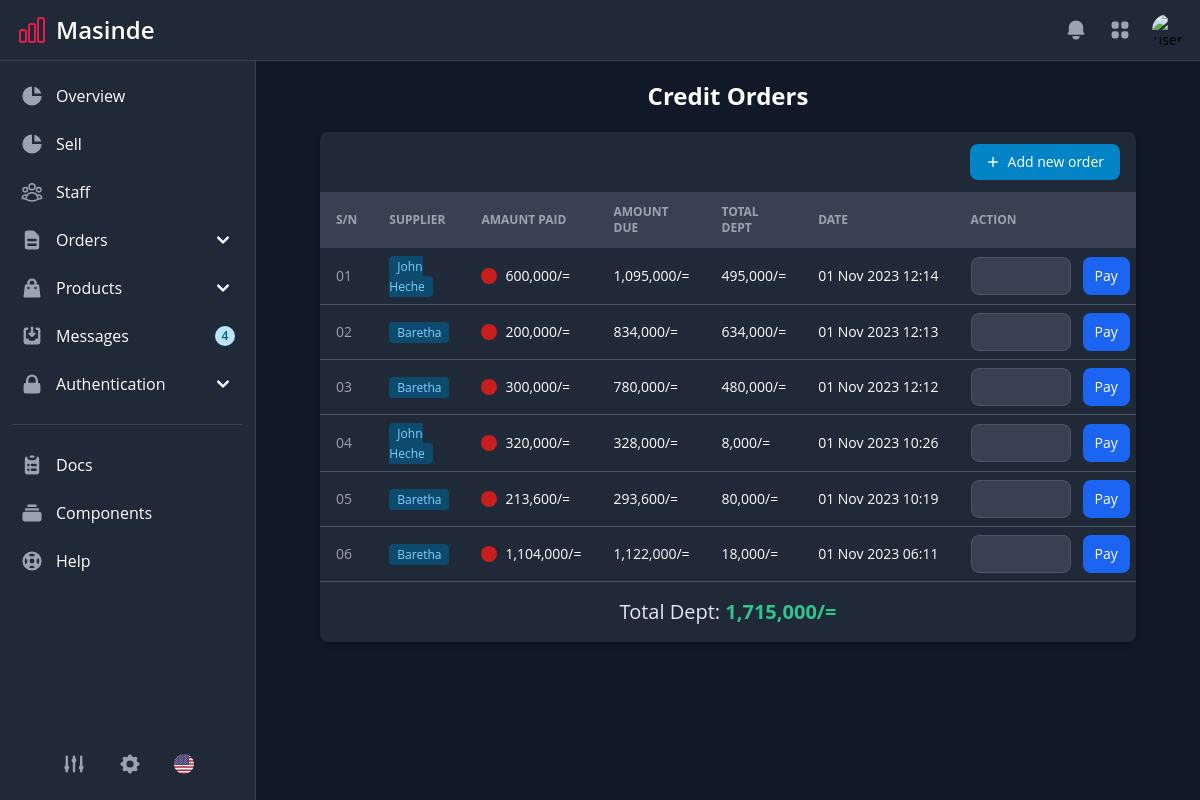
The app's page /index.php/purchaseorder/credit_orders with its own data.
### tables this page shows
CREATE TABLE `purchaseorder` (
  `id` varchar(255) NOT NULL,
  `supplierId` int DEFAULT NULL,
  `total` int NOT NULL,
  `paid` int NOT NULL,
  `status` varchar(45) DEFAULT NULL,
  `createdAt` timestamp NULL DEFAULT CURRENT_TIMESTAMP,
  PRIMARY KEY (`id`),
  KEY `po_suplier_fkey_idx` (`supplierId`),
  CONSTRAINT `po_suplier_fkey` FOREIGN KEY (`supplierId`) REFERENCES `suppliers` (`id`) ON DELETE SET NULL ON UPDATE CASCADE
);

CREATE TABLE `suppliers` (
  `id` int NOT NULL AUTO_INCREMENT,
  `name` varchar(100) NOT NULL,
  `phone` int DEFAULT NULL,
  `address` varchar(255) DEFAULT NULL,
  `supplyType` varchar(255) DEFAULT NULL,
  `createdAt` timestamp NULL DEFAULT CURRENT_TIMESTAMP,
  PRIMARY KEY (`id`)
);

### application/controllers/PurchaseOrder.php (called while the page is built, shortened)
<?php
class PurchaseOrder extends CI_Controller
{
    public function credit_orders()
    {
       $orders = $this->db->select('po.*, s.name as supplier_name')
                ->from('purchaseorder po')
                ->join('suppliers s', 's.id = po.supplierId')
                ->where('po.paid != po.total')
                ->where('po.status', 'complete')
                ->order_by('po.createdAt', 'desc')
                ->get()
                ->result();
        $data = [
            'orders' => $orders,
        ];
        $this->load->view('purchase_orders/credit_orders', $data);
    }
}

### index.php (called while the page is built, shortened)
<?php
require_once BASEPATH.'core/CodeIgniter.php';

### application/views/purchase_orders/credit_orders.php (the view, shortened to what this page needs)
<?php include APPPATH . "/views/includes/header.php"?>
<?php include APPPATH . "/views/includes/sidebar.php"?>
<main class="py-4 md:px-4 md:ml-64 h-auto pt-20 ">
      <h3 class="text-2xl font-bold text-center text-white">Credit Orders</h3>
      <section class="bg-gray-50 dark:bg-gray-900 py-3 sm:py-5">
          <div class="px-4 mx-auto max-w-screen-2xl lg:px-12">
              <div class="relative overflow-hidden bg-white shadow-md dark:bg-gray-800 sm:rounded-lg">
                  <div class="flex flex-col px-4 py-3 space-y-3 lg:flex-row lg:items-center lg:justify-between lg:space-y-0 lg:space-x-4">
                      <div class="flex flex-col flex-shrink-0 space-y-3 md:flex-row md:items-center lg:justify-end md:space-y-0 md:space-x-3">
                          <a href="<?= site_url('purchaseorder/create') ?>" class="flex items-center justify-center px-4 py-2 text-sm font-medium text-white rounded-lg bg-sky-700 hover:bg-sky-800 focus:ring-4 focus:ring-sky-300 dark:bg-sky-600 dark:hover:bg-sky-700 focus:outline-none dark:focus:ring-sky-800">
                              <svg class="h-3.5 w-3.5 mr-2" fill="currentColor" viewbox="0 0 20 20" xmlns="http://www.w3.org/2000/svg" aria-hidden="true">
                                  <path clip-rule="evenodd" fill-rule="evenodd" d="M10 3a1 1 0 011 1v5h5a1 1 0 110 2h-5v5a1 1 0 11-2 0v-5H4a1 1 0 110-2h5V4a1 1 0 011-1z" />
                              </svg>
                              Add new order
                          </a>
                      </div>
                  </div>
                  <div class="overflow-x-auto">
                      <table class="w-full text-sm text-left text-gray-500 dark:text-gray-400">
                          <thead class="text-xs text-gray-700 uppercase bg-gray-50 dark:bg-gray-700 dark:text-gray-400">
                              <tr>
                                  <th scope="col" class="px-4 py-3">S/N</th>
                                  <th scope="col" class="px-4 py-3">SUPPLIER</th>
                                  <th scope="col" class="px-4 py-3">AMAUNT PAID</th>
                                  <th scope="col" class="px-4 py-3">AMOUNT DUE</th>
                                  <th scope="col" class="px-4 py-3">TOTAL DEPT</th>
                                  <th scope="col" class="px-4 py-3">DATE</th>
                                  <th scope="col" class="px-4 py-3">Action</th>
                              </tr>
                          </thead>
                          <tbody>
                              <?php $totaldept = 0?>
                              <?php $rowId = 1 ?>
                              <?php foreach($orders as $order): ?>
                              <tr class="border-b dark:border-gray-600 hover:bg-gray-100 dark:hover:bg-gray-700">
                                  <td class="w-4 px-4 py-3">
                                      <?= $rowId < 10 ? "0".$rowId++ : $rowId++ ?>
                                  </td>
                                  <td class="px-4 py-2">
                                      <span class="bg-sky-100 text-sky-800 text-xs font-medium px-2 py-0.5 rounded dark:bg-sky-900 dark:text-sky-300"><?= $order->supplier_name ?></span>
                                  </td>
                                  <td class="px-4 py-2 font-medium text-gray-900 whitespace-nowrap dark:text-white">
                                      <div class="flex items-center">
                                          <div class="inline-block w-4 h-4 mr-2 bg-red-700 rounded-full"></div>
                                          <?= format_price($order->paid) ?>
                                      </div>
                                  </td>
                                  <td class="px-4 py-2 font-medium text-gray-900 whitespace-nowrap dark:text-white"><?= format_price($order->total) ?></td>
                                  <?php $totaldept += ($order->total - $order->paid) ?>
                                  <td class="px-4 py-2 font-medium text-gray-900 whitespace-nowrap dark:text-white"><?= format_price($order->total - $order->paid) ?></td>
                                  <td class="px-4 py-2 font-medium text-gray-900 whitespace-nowrap dark:text-white"><?= format_date($order->createdAt) ?></td>
                                  <td class="px-4 py-2 font-medium text-gray-900 whitespace-nowrap dark:text-white">
                                      <?php echo form_open("purchaseorder/pay_credit_order", ["class" =>"flex gap-3"]) ?>
                                          <input type="number" id="paid" name="paid" class="max-w-[100px] p-2 text-sm text-gray-900 border border-gray-300 rounded-lg bg-gray-50 focus:ring-blue-500 focus:border-blue-500 dark:bg-gray-700 dark:border-gray-600 dark:placeholder-gray-400 dark:text-white dark:focus:ring-blue-500 dark:focus:border-blue-500" required>
                                          <button type="submit" class="text-white bg-blue-700 hover:bg-blue-800 focus:ring-4 focus:outline-none focus:ring-blue-300 font-medium rounded-lg text-sm px-3 py-2 dark:bg-blue-600 dark:hover:bg-blue-700 dark:focus:ring-blue-800">Pay</button>
                                      <?php echo form_close() ?>
                                  </td>
                              </tr>
                              <?php endforeach; ?>
                          </tbody>
                      </table>
                  </div>
                  <nav class="flex flex-col items-center justify-center p-4 space-y-3 md:flex-row md:items-center md:space-y-0" aria-label="Table navigation">
                      <ul class="inline-flex items-stretch -space-x-px">
                          <li class="text-xl text-slate-200"> Total Dept: <span class="text-green-400 font-bold"><?= format_price($totaldept) ?></span></li>
                      </ul>
                  </nav>
              </div>
          </div>
      </section>
</main>
</div>
<?php include APPPATH . "/views/includes/footer.php"?>

### assets/css/datatable.css (style rules this page uses)
:root { --dt-row-selected: 13, 110, 253; --dt-row-selected-text: 255, 255, 255; --dt-row-selected-link: 9, 10, 11; --dt-row-stripe: 0, 0, 0; --dt-row-hover: 0, 0, 0; --dt-column-ordering: 0, 0, 0; --dt-html-background: white; }
:root.dark { --dt-html-background: rgb(33, 37, 41); }
html.dark { --dt-row-hover: 255, 255, 255; --dt-row-stripe: 255, 255, 255; --dt-column-ordering: 255, 255, 255; }

### records on screen
purchaseorder: supplierId.name "John Heche", paid "600,000/=", total "1,095,000/=", format_price($order->total - $order->paid) "495,000/=", createdAt "01 Nov 2023 12:14"
purchaseorder: supplierId.name "Baretha", paid "200,000/=", total "834,000/=", format_price($order->total - $order->paid) "634,000/=", createdAt "01 Nov 2023 12:13"
purchaseorder: supplierId.name "Baretha", paid "300,000/=", total "780,000/=", format_price($order->total - $order->paid) "480,000/=", createdAt "01 Nov 2023 12:12"
purchaseorder: supplierId.name "John Heche", paid "320,000/=", total "328,000/=", format_price($order->total - $order->paid) "8,000/=", createdAt "01 Nov 2023 10:26"
purchaseorder: supplierId.name "Baretha", paid "213,600/=", total "293,600/=", format_price($order->total - $order->paid) "80,000/=", createdAt "01 Nov 2023 10:19"
purchaseorder: supplierId.name "Baretha", paid "1,104,000/=", total "1,122,000/=", format_price($order->total - $order->paid) "18,000/=", createdAt "01 Nov 2023 06:11"

### other values on screen
format_price($totaldept) "1,715,000/="
